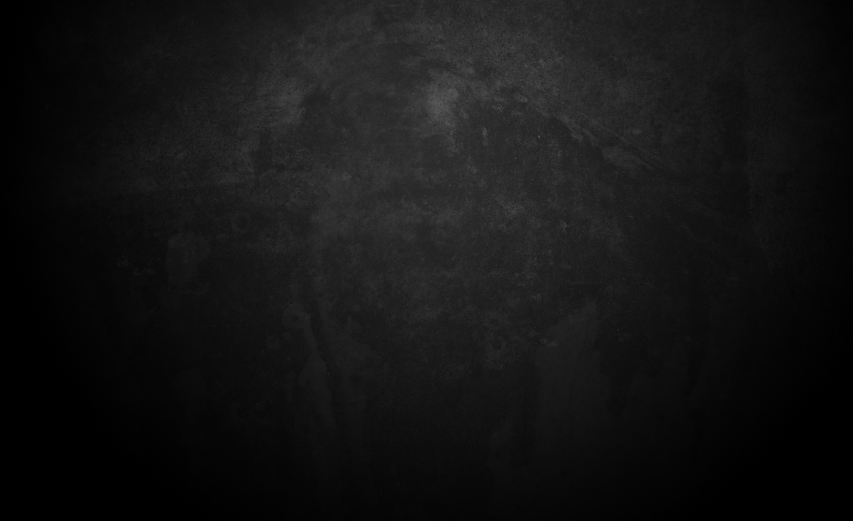
#> input picture back/2.jpg, 2558 x 1562 px (shown at 1/3 size)
$ python -i env.py   (imports and definitions only)
#> lines starting #> are read from the running program, lines starting #| are printed output that depends on the picture; pictures that were not available may be replaced by others from this repository, and a replacement may not be noted
import cv2
import math
import imutils
import numpy as np
import random
from tqdm import tqdm


class car():

    def __init__(self):
        bgr = cv2.imread('map\\map6.png')
#> bgr is the input picture: shape (1562, 2558, 3); mean B, G, R 20.3, 20.3, 20.3
        #bgr = cv2.resize(bgr, (int(bgr.shape[1]//1.5), int(bgr.shape[0]//1.5)))
        self.envmap = cv2.cvtColor(bgr, cv2.COLOR_BGR2GRAY)

        self.spawn = 1000, 720
        self.y, self.x = self.spawn

        self.texture = self.texture(bgr)

        self.h, self.w = self.envmap.shape[:2]

        self.resized = cv2.resize(self.texture,(self.w//2, self.h//2))
        self.visu = np.copy(self.resized)

        self.totangle = 0
        self.dist = 0
        self.angle = 0

        self.memory = []
        self.it = 0

        self.py, self.px = self.y, self.x
        self.vector = np.array([0,1])


    # [161 lines left out: functions check, reward, get_pos, get_view, map_3D, not called in this run]
        #self.state = self.state[:, 10:self.state.shape[1]-10]


    def texture(self, rgb_img):

        img = cv2.cvtColor(rgb_img, cv2.COLOR_BGR2GRAY)

        road = cv2.imread('back\\2.jpg')
        road = cv2.resize(road,(img.shape[1],img.shape[0]))

        background = cv2.imread('back\\1.jpg')
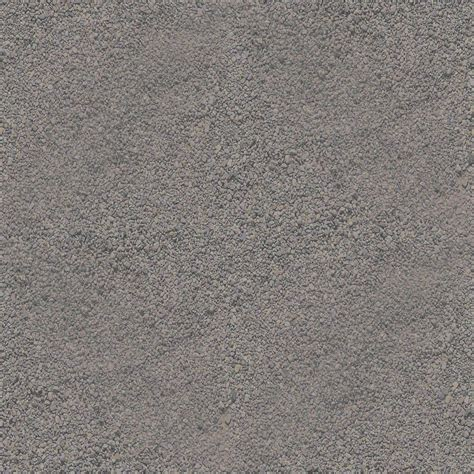
#> input picture back/1.jpg, 474 x 474 px, found by its file name
#> background is the input picture: shape (474, 474, 3); mean B, G, R 120.7, 124, 129.3
        background = cv2.resize(background,(img.shape[1],img.shape[0]))
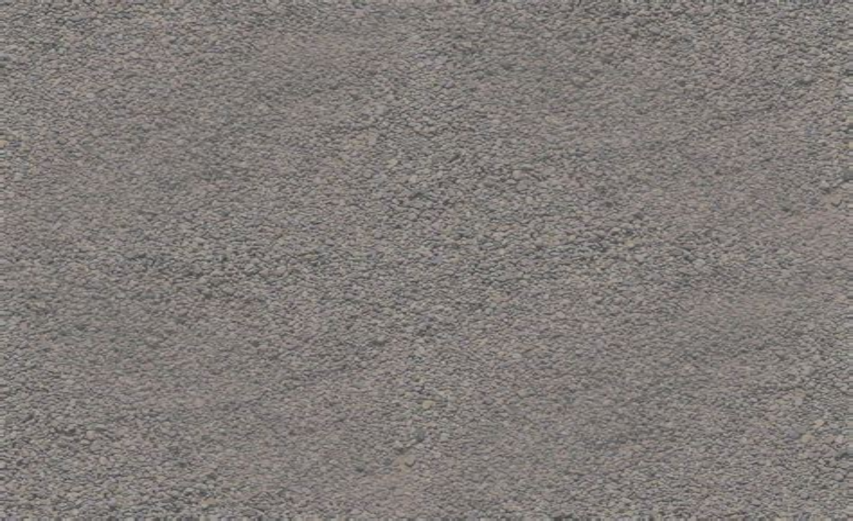
#> background: shape (1562, 2558, 3) (shown at 1/3 size); mean B, G, R 120.6, 123.9, 129.2

        inter = cv2.bitwise_and(road, road, mask = img)
        inter2 = cv2.bitwise_and(background, background, mask = img)
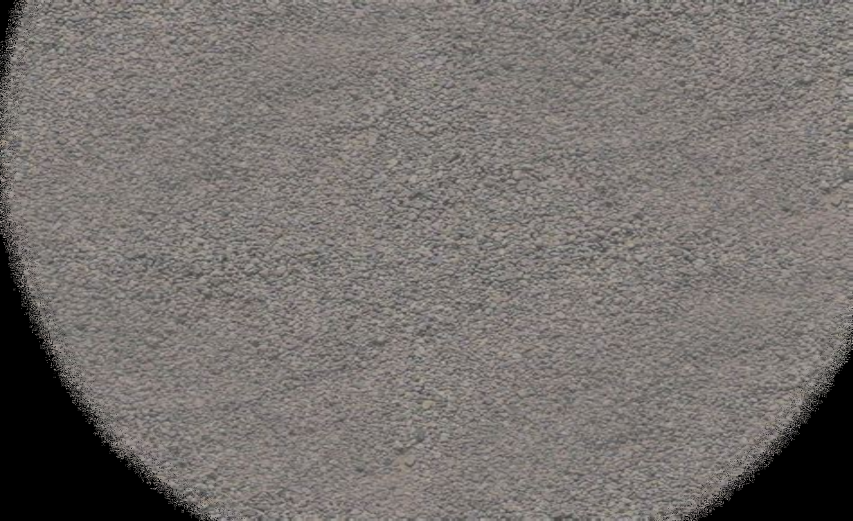
#> inter2: shape (1562, 2558, 3) (shown at 1/3 size); mean B, G, R 110.5, 113.5, 118.4

        new_img = inter2-inter+road


        ##########

        for x in range(len(rgb_img)):
            for y in range(len(rgb_img[x])):

                if rgb_img[x][y][0]==255: #draw white lines with a bit of random for the color

                    val = random.randint(30,100)
                    new_img[x][y][0]=255-val
                    new_img[x][y][1]=255-val
                    new_img[x][y][2]=255-val


                elif rgb_img[x][y][2]==170: #draw yellow lines with a bit of random for the color

                    val = random.randint(0,30)
                    new_img[x][y][0]=30-val
                    new_img[x][y][1]=210-val
                    new_img[x][y][2]=210-val

        ##########

        brght_img = self.rand_brght(new_img, b=100, mid = 100) # add some random brightness/darkness to map
        spot_img = self.rand_light(brght_img, 100,300, 8, color=40)

        return spot_img


    def rand_brght(self,img, b=50, mid = 25):
        a = 0
        rand = random.randint(a, b)

        if rand < mid:
            sign = False
        else:
            sign = True

        img = self.change_brightness(img, value=rand, sign= sign)

        return img

    def change_brightness(self, img, value=30, sign=True):

#> called with value = 49, sign = False
        hsv = cv2.cvtColor(img, cv2.COLOR_BGR2HSV)
#> hsv: shape (1562, 2558, 3); mean H, S, V 15.3, 16, 118.4
        h, s, v = cv2.split(hsv)
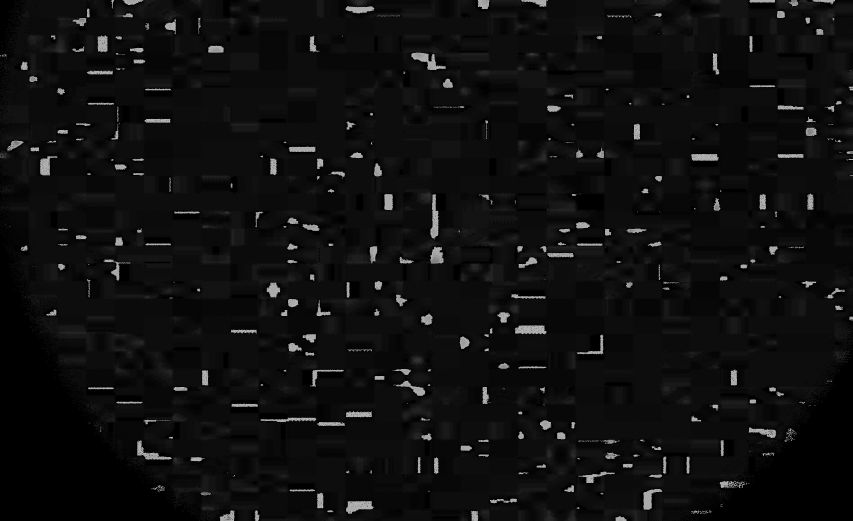
#> h: shape (1562, 2558) (shown at 1/3 size); min 0, max 178, mean 15.3
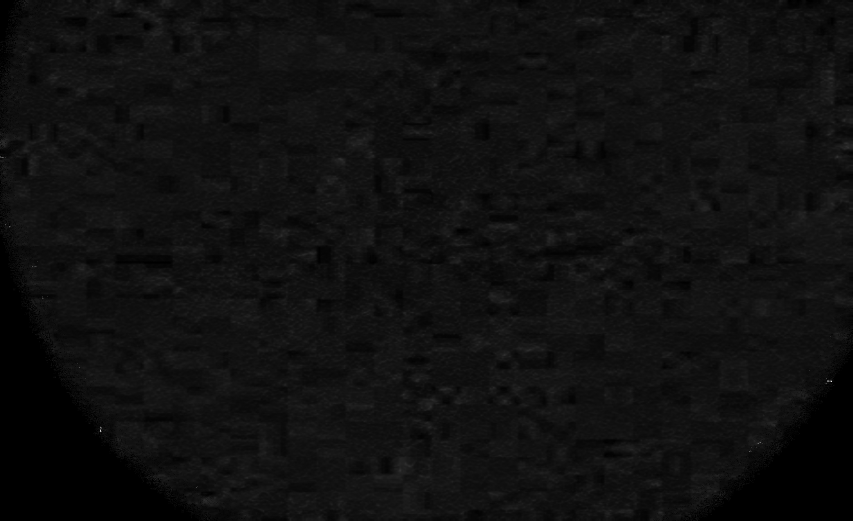
#> s: shape (1562, 2558) (shown at 1/3 size); min 0, max 255, mean 16

        if sign == True: # increase brightness
            lim = 255 - value
            v[v > lim] = 255
            v[v <= lim] += value

        if sign == False: # decrease brightness
            lim = 0 + value
            v[v < lim] = 0 #to avoid pixel to be < 0
#> v: shape (1562, 2558); min 0, max 198, mean 118.4
            v[v >= lim] -= value
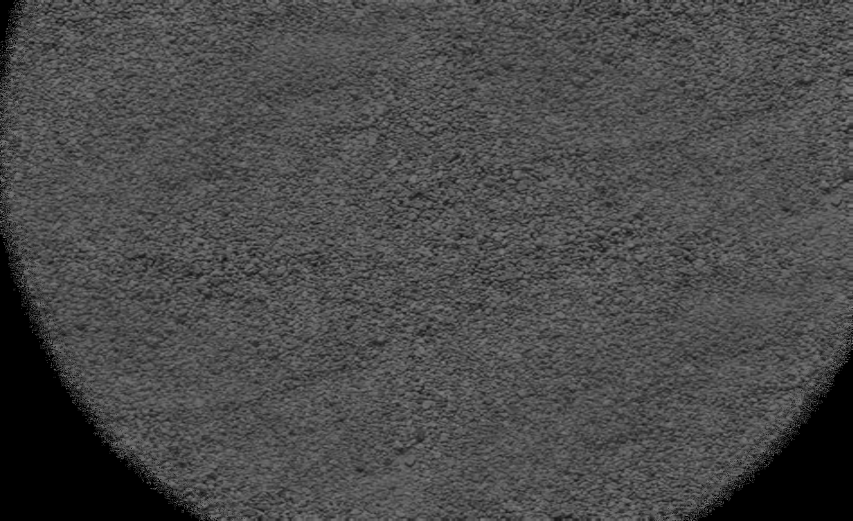
#> v: shape (1562, 2558) (shown at 1/3 size); min 0, max 149, mean 73.5

        hsv = cv2.merge((h, s, v))
#> hsv: shape (1562, 2558, 3); mean H, S, V 15.3, 16, 73.5
        img = cv2.cvtColor(hsv, cv2.COLOR_HSV2BGR)

        return img

    def rand_light(self,img, a, b, nb, color=100):
#> called with a = 100, b = 300, nb = 8, color = 40
        for _ in tqdm(range(nb)):
            radius = random.randint(a,b)

            cx = random.randint(300+radius,img.shape[1]-300-radius) #set max-min values for x
            cy = random.randint(400+radius,img.shape[0]-400-radius) #set max-min values for y

            img = self.spot_light(img,cx,cy, radius = radius , color=color)
#> img: shape (1562, 2558, 3); mean B, G, R 68.3, 70.1, 73.6

        return img

    def spot_light(self, img, cx,cy, radius = 50, color = 200): # color = orange

        minix = cx-radius
        miniy = cy-radius
        sqradius= radius**2


        for x in range(minix,minix+2*radius-1):
            for y in range(miniy,miniy+2*radius-1):
                dsqr = (cx-x)**2+(cy-y)**2
                if dsqr<sqradius:
                    dif = sqradius-dsqr
                    val = int(dif*color/sqradius)

                    lim = 255 - val
                    img[x][y][img[x][y] > lim] = 255
                    img[x][y][img[x][y] <= lim] += val

        return img

    ##################################################

    # [25 lines left out: functions render, step, reset, not called in this run]


>>> import cv2
>>> picture = cv2.imread('back/2.jpg', cv2.IMREAD_GRAYSCALE)
#> (the run stopped early here; a loop or call above may not have finished)
